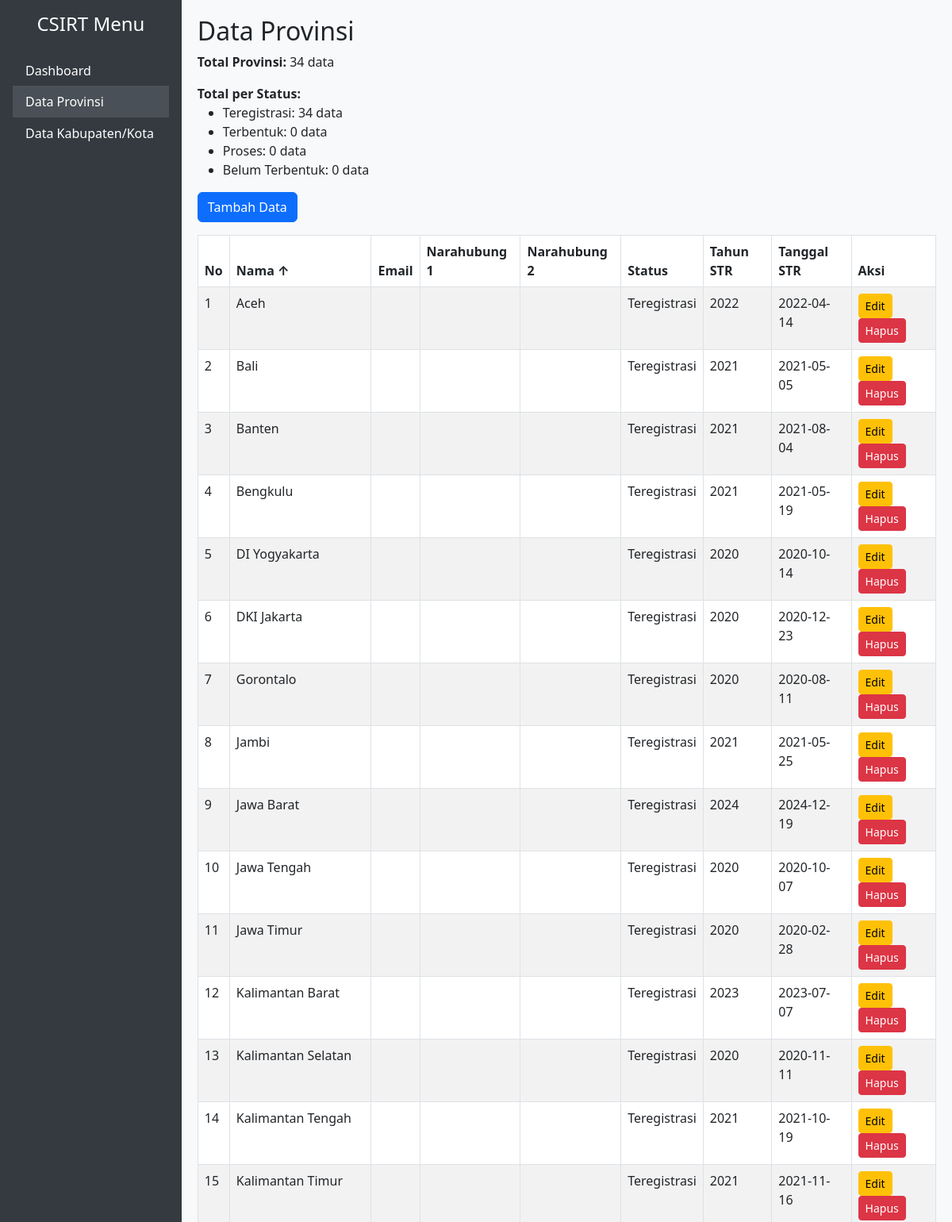
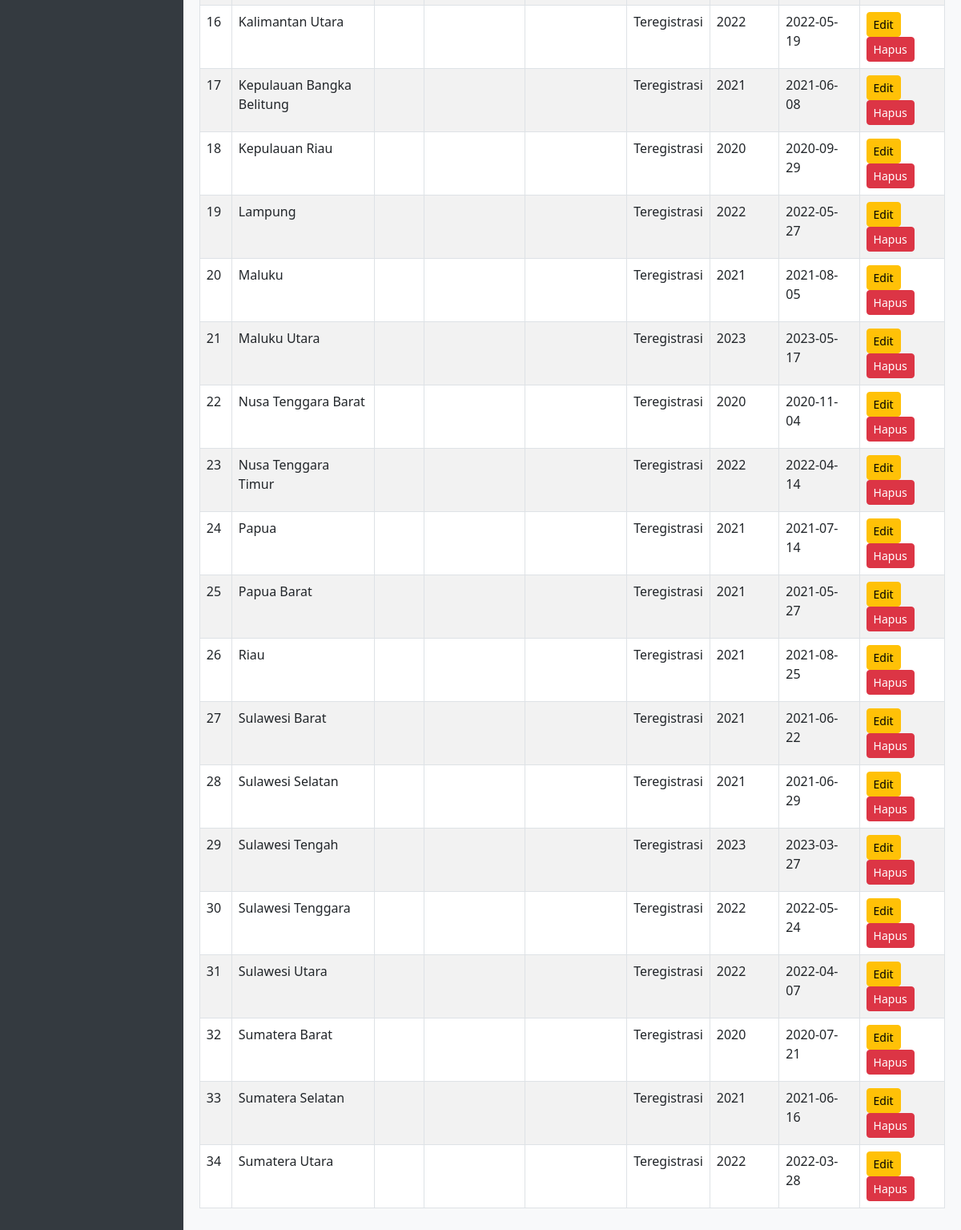
Screenshot of /provinsi.php with the database file from the repository (2 pictures, top to bottom).
### tables this page shows
CREATE TABLE provinsi (
    id INT AUTO_INCREMENT PRIMARY KEY,
    nama VARCHAR(100) NOT NULL UNIQUE,
    email VARCHAR(100),
    narahubung1 VARCHAR(100),
    narahubung2 VARCHAR(100),
    status VARCHAR(100),
    tahunSTR YEAR NULL,
    tanggalSTR DATE NULL
);

### provinsi.php (the view, shortened to what this page needs)
<?php include 'conn.php'; ?>
<!DOCTYPE html>
<html>
<head>
    <link href="https://cdn.jsdelivr.net/npm/bootstrap@5.3.0/dist/css/bootstrap.min.css" rel="stylesheet">
</head>
<body>
<div class="sidebar d-flex flex-column p-3">
    <h4 class="text-center mb-4">CSIRT Menu</h4>
    <div class="list-group">
        <a href="index.php" class="list-group-item">Dashboard</a>
        <a href="provinsi.php" class="list-group-item active">Data Provinsi</a>
        <a href="kabkot.php" class="list-group-item">Data Kabupaten/Kota</a>
    </div>
</div>
<div class="content">
    <h2>Data Provinsi</h2>
    <?php
    $total_result = $conn->query("SELECT COUNT(*) AS total FROM provinsi");
    $total_row = $total_result->fetch_assoc();
    echo "<p><strong>Total Provinsi:</strong> {$total_row['total']} data</p>";
    $status_list = ['Teregistrasi', 'Terbentuk', 'Proses'];
    $counts = [];
    foreach ($status_list as $s) {
        $res = $conn->query("SELECT COUNT(*) as total FROM provinsi WHERE status = '$s'");
        $row = $res->fetch_assoc();
        $counts[$s] = $row['total'];
    }
    $res = $conn->query("SELECT COUNT(*) as total FROM provinsi WHERE status IS NULL OR status = '' OR status = '-'");
    $row = $res->fetch_assoc();
    $counts['Belum Terbentuk'] = $row['total'];
    $allowed_columns = ['nama', 'email', 'narahubung1', 'narahubung2', 'status', 'tahunSTR', 'tanggalSTR'];
    $sort = in_array($_GET['sort'] ?? '', $allowed_columns) ? $_GET['sort'] : 'nama';
    $order = ($_GET['order'] ?? 'asc') === 'desc' ? 'desc' : 'asc';
    $new_order = $order === 'asc' ? 'desc' : 'asc';
    function sort_arrow($column, $current, $order) {
        if ($column !== $current) return '';
        return $order === 'asc' ? ' ↑' : ' ↓';
    }
    ?>
    <div class="mb-3">
        <strong>Total per Status:</strong>
        <ul>
            <li>Teregistrasi: <?= $counts['Teregistrasi'] ?> data</li>
            <li>Terbentuk: <?= $counts['Terbentuk'] ?> data</li>
            <li>Proses: <?= $counts['Proses'] ?> data</li>
            <li>Belum Terbentuk: <?= $counts['Belum Terbentuk'] ?> data</li>
        </ul>
    </div>
    <a href="provinsi_tambah.php" class="btn btn-primary mb-3">Tambah Data</a>
    <table class="table table-bordered table-striped">
        <thead>
        <tr>
            <th>No</th>
            <?php
            foreach ([
                'nama' => 'Nama',
                'email' => 'Email',
                'narahubung1' => 'Narahubung 1',
                'narahubung2' => 'Narahubung 2',
                'status' => 'Status',
                'tahunSTR' => 'Tahun STR',
                'tanggalSTR' => 'Tanggal STR'
            ] as $key => $label) {
                echo "<th><a href='?sort={$key}&order=" . ($sort === $key ? $new_order : 'asc') . "'>$label" . sort_arrow($key, $sort, $order) . "</a></th>";
            }
            ?>
            <th>Aksi</th>
        </tr>
        </thead>
        <tbody>
        <?php
        $result = $conn->query("SELECT * FROM provinsi ORDER BY $sort $order");
        $no = 1;
        while ($row = $result->fetch_assoc()) {
            $status_display = trim($row['status']) ?: 'Belum Terbentuk';
            echo "<tr>
                <td>{$no}</td>
                <td>{$row['nama']}</td>
                <td>{$row['email']}</td>
                <td>{$row['narahubung1']}</td>
                <td>{$row['narahubung2']}</td>
                <td>{$status_display}</td>
                <td>{$row['tahunSTR']}</td>
                <td>{$row['tanggalSTR']}</td>
                <td>
                    <a href='provinsi_edit.php?id={$row['id']}' class='btn btn-sm btn-warning'>Edit</a>
                    <a href='provinsi_hapus.php?id={$row['id']}' class='btn btn-sm btn-danger' onclick='return confirm(\"Yakin hapus?\")'>Hapus</a>
                </td>
            </tr>";
            $no++;
        }
        ?>
        </tbody>
    </table>
</div>
</body>
</html>

### provinsi.php (style rules this page uses)
body { display: flex; min-height: 100vh; background-color: #f8f9fa; }
.sidebar { width: 250px; background-color: #343a40; color: white; padding-top: 20px; }
.sidebar .list-group-item { background-color: transparent; border: none; color: white; }
.sidebar .list-group-item:hover, .sidebar .list-group-item.active { background-color: #495057; }
.content { flex-grow: 1; padding: 20px; }
th a { color: inherit; text-decoration: none; }

### rows the page displays
provinsi: nama "Aceh", status "Teregistrasi", tahunSTR "2022", tanggalSTR "2022-04-14"
provinsi: nama "Bali", status "Teregistrasi", tahunSTR "2021", tanggalSTR "2021-05-05"
provinsi: nama "Banten", status "Teregistrasi", tahunSTR "2021", tanggalSTR "2021-08-04"
provinsi: nama "Bengkulu", status "Teregistrasi", tahunSTR "2021", tanggalSTR "2021-05-19"
provinsi: nama "DI Yogyakarta", status "Teregistrasi", tahunSTR "2020", tanggalSTR "2020-10-14"
provinsi: nama "DKI Jakarta", status "Teregistrasi", tahunSTR "2020", tanggalSTR "2020-12-23"
provinsi: nama "Gorontalo", status "Teregistrasi", tahunSTR "2020", tanggalSTR "2020-08-11"
provinsi: nama "Jambi", status "Teregistrasi", tahunSTR "2021", tanggalSTR "2021-05-25"
provinsi: nama "Jawa Barat", status "Teregistrasi", tahunSTR "2024", tanggalSTR "2024-12-19"
provinsi: nama "Jawa Tengah", status "Teregistrasi", tahunSTR "2020", tanggalSTR "2020-10-07"
provinsi: nama "Jawa Timur", status "Teregistrasi", tahunSTR "2020", tanggalSTR "2020-02-28"
provinsi: nama "Kalimantan Barat", status "Teregistrasi", tahunSTR "2023", tanggalSTR "2023-07-07"
provinsi: nama "Kalimantan Selatan", status "Teregistrasi", tahunSTR "2020", tanggalSTR "2020-11-11"
provinsi: nama "Kalimantan Tengah", status "Teregistrasi", tahunSTR "2021", tanggalSTR "2021-10-19"
provinsi: nama "Kalimantan Timur", status "Teregistrasi", tahunSTR "2021", tanggalSTR "2021-11-16"
provinsi: nama "Kalimantan Utara", status "Teregistrasi", tahunSTR "2022", tanggalSTR "2022-05-19"
provinsi: nama "Kepulauan Bangka Belitung", status "Teregistrasi", tahunSTR "2021", tanggalSTR "2021-06-08"
provinsi: nama "Kepulauan Riau", status "Teregistrasi", tahunSTR "2020", tanggalSTR "2020-09-29"
provinsi: nama "Lampung", status "Teregistrasi", tahunSTR "2022", tanggalSTR "2022-05-27"
provinsi: nama "Maluku", status "Teregistrasi", tahunSTR "2021", tanggalSTR "2021-08-05"
provinsi: nama "Maluku Utara", status "Teregistrasi", tahunSTR "2023", tanggalSTR "2023-05-17"
provinsi: nama "Nusa Tenggara Barat", status "Teregistrasi", tahunSTR "2020", tanggalSTR "2020-11-04"
provinsi: nama "Nusa Tenggara Timur", status "Teregistrasi", tahunSTR "2022", tanggalSTR "2022-04-14"
provinsi: nama "Papua", status "Teregistrasi", tahunSTR "2021", tanggalSTR "2021-07-14"
provinsi: nama "Papua Barat", status "Teregistrasi", tahunSTR "2021", tanggalSTR "2021-05-27"
provinsi: nama "Riau", status "Teregistrasi", tahunSTR "2021", tanggalSTR "2021-08-25"
provinsi: nama "Sulawesi Barat", status "Teregistrasi", tahunSTR "2021", tanggalSTR "2021-06-22"
provinsi: nama "Sulawesi Selatan", status "Teregistrasi", tahunSTR "2021", tanggalSTR "2021-06-29"
provinsi: nama "Sulawesi Tengah", status "Teregistrasi", tahunSTR "2023", tanggalSTR "2023-03-27"
provinsi: nama "Sulawesi Tenggara", status "Teregistrasi", tahunSTR "2022", tanggalSTR "2022-05-24"
provinsi: nama "Sulawesi Utara", status "Teregistrasi", tahunSTR "2022", tanggalSTR "2022-04-07"
provinsi: nama "Sumatera Barat", status "Teregistrasi", tahunSTR "2020", tanggalSTR "2020-07-21"
provinsi: nama "Sumatera Selatan", status "Teregistrasi", tahunSTR "2021", tanggalSTR "2021-06-16"
provinsi: nama "Sumatera Utara", status "Teregistrasi", tahunSTR "2022", tanggalSTR "2022-03-28"

### other values shown
$total_row['total'] "34"
$counts['Teregistrasi'] "34"
$counts['Terbentuk'] "0"
$counts['Proses'] "0"
$counts['Belum Terbentuk'] "0"
$label "Nama"
sort_arrow($key, $sort, $order) "↑"
$label "Email"
$label "Narahubung 1"
$label "Narahubung 2"
$label "Status"
$label "Tahun STR"
$label "Tanggal STR"
